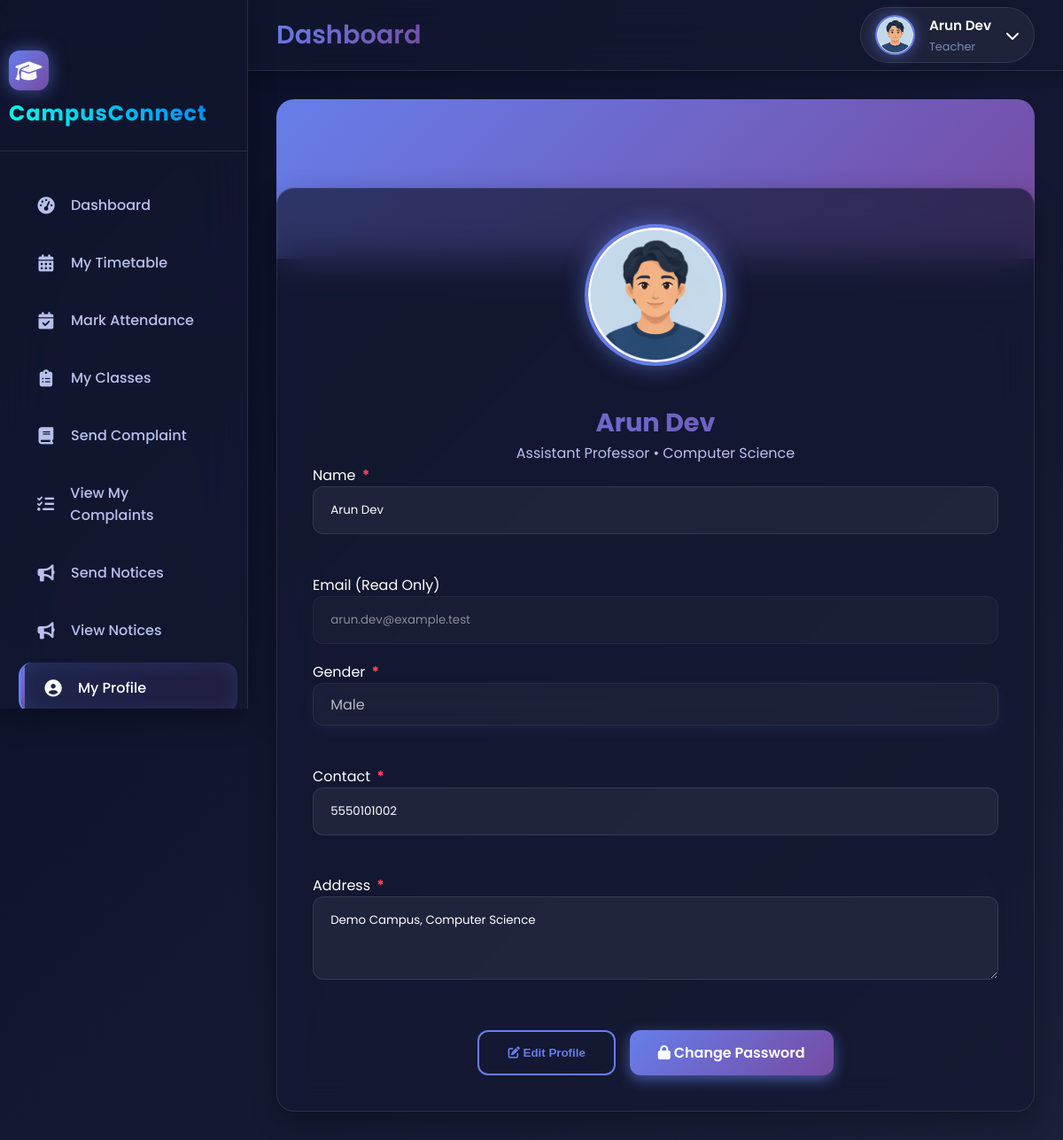
/Teacher/TeacherProfile.php (signed in), run on the app's committed database.
### tables this page shows
CREATE TABLE `tbl_teacher` (
  `teacher_id` int(11) NOT NULL,
  `department_id` int(11) NOT NULL,
  `designation_id` int(11) NOT NULL,
  `teacher_name` varchar(100) NOT NULL,
  `teacher_gender` enum('Male','Female','Other') NOT NULL,
  `teacher_address` text NOT NULL,
  `teacher_contact` varchar(15) NOT NULL,
  `teacher_email` varchar(100) NOT NULL,
  `teacher_password` varchar(255) NOT NULL,
  `teacher_photo` varchar(255) DEFAULT NULL
);

CREATE TABLE `tbl_designation` (
  `designation_id` int(10) NOT NULL,
  `designation_name` varchar(30) NOT NULL
);

CREATE TABLE `tbl_department` (
  `department_id` int(10) NOT NULL,
  `department_name` varchar(25) NOT NULL,
  `hod_teacher_id` int(11) DEFAULT NULL,
  `department_code` varchar(10) DEFAULT NULL
);

### Teacher/TeacherProfile.php (the view, shortened to what this page needs)
<?php
include("../Includes/TeacherHeader.php");
$teacher_id = (int)$_SESSION['teacher_id'];
$qry = "SELECT t.*, d.designation_name, dep.department_name
        FROM tbl_teacher t
        JOIN tbl_designation d ON t.designation_id = d.designation_id
        JOIN tbl_department dep ON t.department_id = dep.department_id
        WHERE t.teacher_id='$teacher_id'";
$res = mysqli_query($con, $qry);
$teacher = mysqli_fetch_assoc($res);
$photo = (!empty($teacher['teacher_photo']) && file_exists("../Assets/Files/Teacher/".$teacher['teacher_photo']))
        ? "../Assets/Files/Teacher/".$teacher['teacher_photo']
        : "../Assets/Files/Teacher/default.png";
?>
<div class="main-content">
<div class="profile-wrapper">
    <div class="profile-banner"></div>
    <div class="profile-card-modern">
        <div class="profile-avatar-container">
            <div class="profile-avatar-modern">
                <img id="previewImg" src="<?= $photo ?>?v=<?= time() ?>">
            </div>
        </div>
        <small class="error-message photo-error" id="photoError"></small>
        <div class="profile-info-header">
            <h2 class="text-gradient"><?= $teacher['teacher_name'] ?></h2>
            <p><?= $teacher['designation_name'] ?> • <?= $teacher['department_name'] ?></p>
        </div>
        <form method="post" enctype="multipart/form-data" id="profileForm" class="profile-form-modern">
            <div class="form-group">
                <label>Name <span class="required">*</span></label>
                <input type="text" name="teacher_name" id="nameInput" class="form-control"
                       value="<?= $teacher['teacher_name'] ?>" disabled required>
                <small class="error-message" id="nameError"></small>
            </div>
            <div class="form-group">
                <label>Email (Read Only)</label>
                <input type="email" class="form-control disabled-field" value="<?= $teacher['teacher_email'] ?>" readonly>
            </div>
            <div class="form-group">
                <label>Gender <span class="required">*</span></label>
                <select name="teacher_gender" id="genderInput" class="form-control" disabled required>
                    <option <?= $teacher['teacher_gender']=="Male"?"selected":"" ?>>Male</option>
                </select>
                <small class="error-message" id="genderError"></small>
            </div>
            <div class="form-group">
                <label>Contact <span class="required">*</span></label>
                <input type="text" name="teacher_contact" id="contactInput" class="form-control"
                       value="<?= $teacher['teacher_contact'] ?>" disabled required
                       placeholder="e.g., 1234567890">
                <small class="error-message" id="contactError"></small>
            </div>
            <div class="form-group">
                <label>Address <span class="required">*</span></label>
                <textarea name="teacher_address" id="addressInput" rows="3" class="form-control"
                          disabled required><?= $teacher['teacher_address'] ?></textarea>
                <small class="error-message" id="addressError"></small>
            </div>
            <div class="edit-buttons mt-3">
                <button type="button" class="btn-outline" id="editBtn">
                    <i class="fas fa-edit"></i> Edit Profile
                </button>
                <a href="TeacherChangePassword.php" class="btn-primary">
                    <i class="fas fa-lock"></i> Change Password
                </a>
            </div>
        </form>
    </div>
</div>
</div>

### Includes/TeacherHeader.php (shortened to what this page needs)
<?php
$user_name  = 'Teacher';
$user_role  = 'Teacher';
$photo_path = "../Assets/Files/Teacher/default.png";
if(isset($_SESSION['teacher_id'])) {
    $uid = $_SESSION['teacher_id'];
    $qry = "SELECT teacher_name AS name, teacher_photo AS photo
            FROM tbl_teacher WHERE teacher_id='$uid'";
    $res = $con->query($qry);
    if($res && $row = $res->fetch_assoc()) {
        $user_name = $row['name'];
        $photo     = $row['photo'] ?: 'default.png';
        $photo_path = "../Assets/Files/Teacher/" . $photo;
    }
}
?>
<!DOCTYPE html>
<html lang="en">
<head>
<link rel="stylesheet" href="https://cdnjs.cloudflare.com/ajax/libs/font-awesome/6.4.0/css/all.min.css">
<link rel="stylesheet" href="../Assets/CSS/universal.css">
</head>
<body>
<div class="animated-gradient-bg"></div>
<div id="particles-background"></div>
<header class="main-header">
    <div class="header-left">
        <div class="header-title">
            <h1><?php echo $page_title ?? 'Dashboard'; ?></h1>
        </div>
    </div>
    <div class="header-right">
        <div class="user-profile" id="profileTrigger">
            <img src="<?php echo htmlspecialchars($photo_path); ?>" class="user-avatar">
            <div class="user-info">
                <h4><?php echo htmlspecialchars($user_name); ?></h4>
                <p><?php echo htmlspecialchars($user_role); ?></p>
            </div>
            <i class="fas fa-chevron-down"></i>
        </div>
    </div>
</header>
</body>
</html>

### Teacher/TeacherProfile.php (style rules this page uses)
.profile-wrapper { max-width: 900px; margin: auto; animation: fadeIn 0.5s ease; }
.profile-banner { height: 180px; background: linear-gradient(135deg, var(--gradient-1), var(--gradient-2)); border-radius: 20px 20px 0 0; }
.profile-card-modern { margin-top: -80px; background: var(--card-bg); backdrop-filter: blur(20px); border-radius: 20px; padding: 2.5rem; border: 1px solid var(--border-glass); box-shadow: var(--shadow-md); }
.profile-avatar-container { position: relative; width: 160px; height: 160px; margin: auto; }
.profile-avatar-modern { width: 100%; height: 100%; border-radius: 50%; border: 4px solid var(--gradient-1); overflow: hidden; box-shadow: 0 0 25px rgba(102,126,234,0.6); }
.profile-avatar-modern img { width: 100%; height: 100%; object-fit: cover; }
.profile-info-header { text-align: center; margin-top: 1rem; }
.profile-info-header h2 { margin: 0; font-size: 1.8rem; }
.profile-info-header p { color: var(--text-secondary); }
.profile-form-modern .form-group { margin-bottom: 1.2rem; }
.edit-buttons { display: flex; justify-content: center; gap: 1rem; flex-wrap: wrap; }
.disabled-field { opacity: 0.5; }
input, select, textarea { transition: 0.3s ease; }
.required { color: #ff4757; font-weight: bold; margin-left: 3px; }
.error-message { color: #ff4757; font-size: 0.85rem; display: block; margin-top: 0.4rem; min-height: 1.2rem; font-weight: 500; }
.photo-error { text-align: center; margin-top: 0.5rem; }

### data on the page
tbl_teacher: teacher_name "Arun Dev", designation.designation_name "Assistant Professor", department.department_name "Computer Science", teacher_email "arun.dev@example.test", teacher_gender "Male", teacher_contact "5550101002", teacher_address "Demo Campus, Computer Science"

### other printed values
$page_title "Dashboard"
$user_role "Teacher"
$item['label'] "Dashboard"
$item['label'] "My Timetable"
$item['label'] "Mark Attendance"
$item['label'] "My Classes"
$item['label'] "Send Complaint"
$item['label'] "View My Complaints"
$item['label'] "Send Notices"
$item['label'] "View Notices"
$item['label'] "My Profile"
